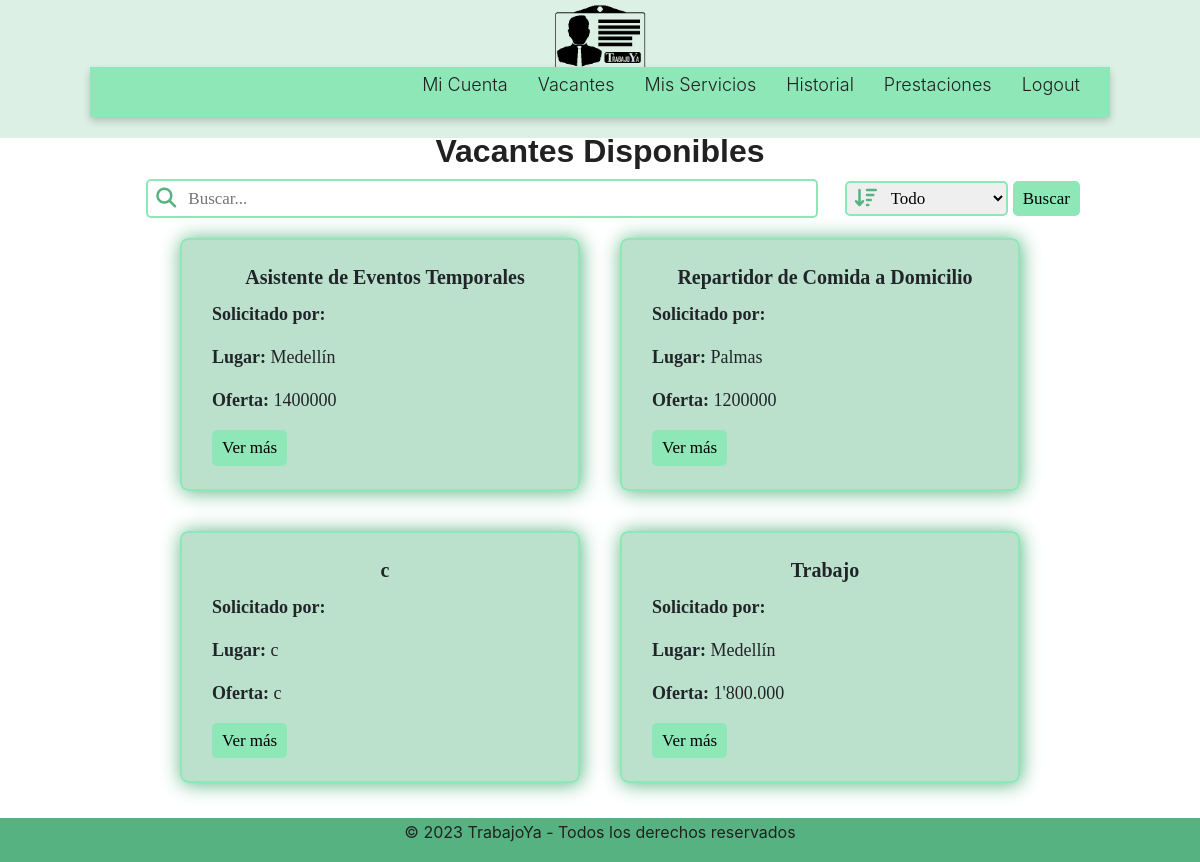
The page /trabajador/verVacantesTrabajador/ on the database as committed earlier.
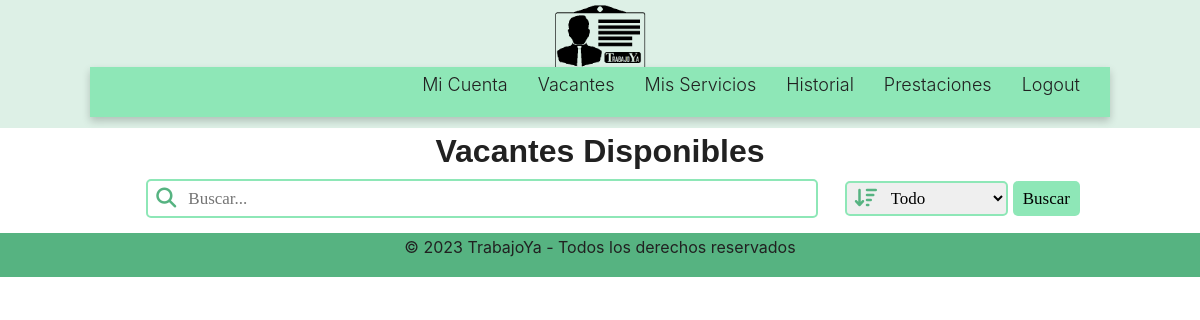
The same page on the database as committed later.
### empleador/models.py (models this page shows)
class VacanteLaboral(models.Model):
    nombre = models.CharField(blank= False, max_length=200)
    tiempo = models.CharField(blank= False, max_length=200)
    ubicacion = models.CharField(blank= False, max_length=200)
    descripcion = models.TextField(blank= False, max_length=500)
    responsabilidades = models.TextField(blank= False, max_length=500)
    requisitos = models.TextField(blank= False, max_length=500)
    beneficios = models.TextField(blank= False, max_length=500)
    oferta = models.CharField(blank= False, max_length=200)
    empleador = models.ForeignKey(Empleador, on_delete=models.CASCADE,null=True, blank=True)
    disponibilidad = models.BooleanField(default=False)

### trabajador/views.py (the view, shortened to what this page needs)
# urls.py: path('verVacantesTrabajador/', views.verVacantesTrabajador, name='verVacantesTrabajador'),
def verVacantesTrabajador(request):
    vacantes = VacanteLaboral.objects.all()
    terminoBusqueda = request.GET.get('terminoBusqueda')
    filtro = request.GET.get('filtroBusqueda')
    return render(request, 'vacantesTrabajador.html', {'vacantes': vacantes})

### trabajador/templates/vacantesTrabajador.html (shortened to what this page needs)
<!DOCTYPE html>
{% extends 'baseTrabajador.html' %}
{% load static %}
    {% block additional_styles %}
    <link rel="stylesheet" href="https://cdn.jsdelivr.net/npm/bootstrap@4.0.0/dist/css/bootstrap.min.css">
    <link rel="stylesheet" href="{% static 'css\trabajador\vacantesTrabajador.css' %}">
    {% endblock additional_styles %}
        {% block content %}
        <div class="titulo">
            <h2>Vacantes Disponibles</h2>
        </div>
        <form action="" class="barraBusqueda">
            <div class="grupoBusqueda">
                <i class="fa-solid fa-magnifying-glass"></i>
                <input type="text" class="controlFormulario" name="terminoBusqueda" placeholder="Buscar...">
            </div>
            <div class="filtro">
                <i class="fa-solid fa-arrow-down-wide-short"></i>
                <select class="controlFormulario" name="filtroBusqueda">
                    <option value="todo">Todo</option>
                </select>
            </div>
            <button type="submit" class="btn">Buscar</button>
        </form>
        <div class="listaVacantes">
            {% for vacante in vacantes %}
            {% if vacante.disponibilidad %}
            <div class="cartaVacantes" style="width: 25rem;">
                <div class="card-body">
                  <h5 class="card-title" style="text-align: center; font-weight: bold;">{{ vacante.nombre }}</h5>
                    <p><strong>Solicitado por: </strong> {{ vacante.empleador.nombre }}</p>
                    <p><strong>Lugar: </strong> {{ vacante.ubicacion }} </p>
                    <p><strong>Oferta: </strong> {{ vacante.oferta }} </p>
                  <a href="{% url 'masInfoVacante' vacanteID=vacante.id %}" class="btn btn-primary">Ver más</a>
                </div>
              </div>
              {% endif %}
            {% endfor %}
        </div>
        {% endblock content %}

### trabajador/templates/baseTrabajador.html (shortened to what this page needs)
<!DOCTYPE html>
{% load static %}
<html lang="en">
    <head>
        <link rel="stylesheet" href="{% static 'css/trabajador/baseTrabajador.css' %}">
        {% block additional_styles %}
        {% endblock additional_styles %}
    </head>
    <body>
        <header>
            <div class="container-top-bar">
                <div class="top-bar">
                    <img src="{% static 'img/logo.png' %}">
                </div>
        </div>
        <nav class="nav-bar">
            <div class="tabs">
                <ul>
                    <li><a href="{% url 'configuracion_trabajador' %}">Mi Cuenta</a></li>
                    <li><a href="{% url 'verVacantesTrabajador' %}">Vacantes</a></li>
                    <li><a href="{% url 'verOfertas' %}">Mis Servicios</a></li>
                    <li><a href="">Historial</a></li>
                    <li><a href="{% url 'verPrestaciones' %}">Prestaciones</a></li>
                    <li><a href="{% url 'logout' %}">Logout</a></li>
                </ul>
            </div>
        </nav>
        </header>
        <main>
            {% block content %}
            {% endblock content%}
        </main>
    </body>
    <footer>
        <div>
            <p>&copy; 2023 TrabajoYa - Todos los derechos reservados</p>
        </div>
    </footer>
</html>

### static/css/trabajador/baseTrabajador.css (style rules this page uses)
html { font-family: "Poppins", sans-serif; line-height: 1.15; -webkit-text-size-adjust: 100%; -webkit-tap-highlight-color: rgba(0, 0, 0, 0); }
body { margin: 0; font-size: 1rem; line-height: 1.5; text-align: left; }
.container-top-bar { position: absolute; top: 0; width: 100%; height: 16%; background-color: rgba(86, 179, 129, 0.2); z-index: 0; }
.top-bar { display:flex; margin-top:5px; text-align: center; font-weight: 800; justify-content: center; }
.top-bar img { height: 65px; margin-left: 20px; margin-right: 20px; }
.nav-bar { margin-top: 5.6%; height: 50px; width: 85%; position: relative; left: 50%; transform: translateX(-50%); background-color: #8ee7b7; display:flex; flex-wrap: wrap; align-items: center; justify-content: space-between; box-shadow: 0 4px 8px rgba(0, 0, 0, 0.2); }
.tabs { display: flex; flex-wrap: wrap; align-items: center; justify-content: flex-end; margin-left: auto; margin-right: 30px; }
.tabs ul { display: flex; list-style-type: none; padding: 0; }
.tabs li { margin-left: 30px; font-size: 16px; }
.nav-bar a { font-weight: 300; font-size: 18px; color: #212121; text-decoration: none; transition: color 0.3s }
footer { background-color: #56b381; color: #212121; padding: 2px 0; text-align:center; width: 100%; bottom: 0; }

### static/css/trabajador/vacantesTrabajador.css (style rules this page uses)
main { margin-top: 15px; margin-bottom: 15px; font-family: "Candara", sans-serif; }
h2 { font-size: xx-large; color: #212121; text-align: center; font-weight: bold; }
.titulo { text-align: center; align-content: center; }
.grupoBusqueda { align-items: center; margin: auto; width: 70%; position: relative; }
.fa-magnifying-glass { position: absolute; left: 10px; top: 50%; font-size: 20px; color: #56b381; transform: translateX(-10px); transform: translateY(-10px); }
.fa-arrow-down-wide-short { position: absolute; left: 10px; top: 50%; font-size: 20px; color: #56b381; transform: translateX(-10px); transform: translateY(-10px); }
.barraBusqueda { font-family: 'Candara', sans-serif; display: flex; align-items: center; width: 80%; margin: auto; }
.controlFormulario { padding: 5px 10px; font-size: 17px; border-radius: 5px; width: 100%; font-family:'Candara'; border: 2px solid #8ee7b7; padding-left: 40px; }
.filtro { position: relative; width: 17%; margin-right: 5px; }
.btn { padding: 5px 10px; font-size: 17px; text-decoration: none; background-color: #8ee7b7; color: #000000; border: none; border-radius: 5px; cursor: pointer; font-family:"Candara"; }

Rows that differ between the two databases and show on the page:
removed VacanteLaboral: nombre "Asistente de Eventos Temporales", ubicacion "Medellín", oferta "1400000"
removed VacanteLaboral: nombre "Repartidor de Comida a Domicilio", ubicacion "Palmas", oferta "1200000"
removed VacanteLaboral: nombre "c", ubicacion "c", oferta "c"
removed VacanteLaboral: nombre "Trabajo", ubicacion "Medellín", oferta "1'800.000"
